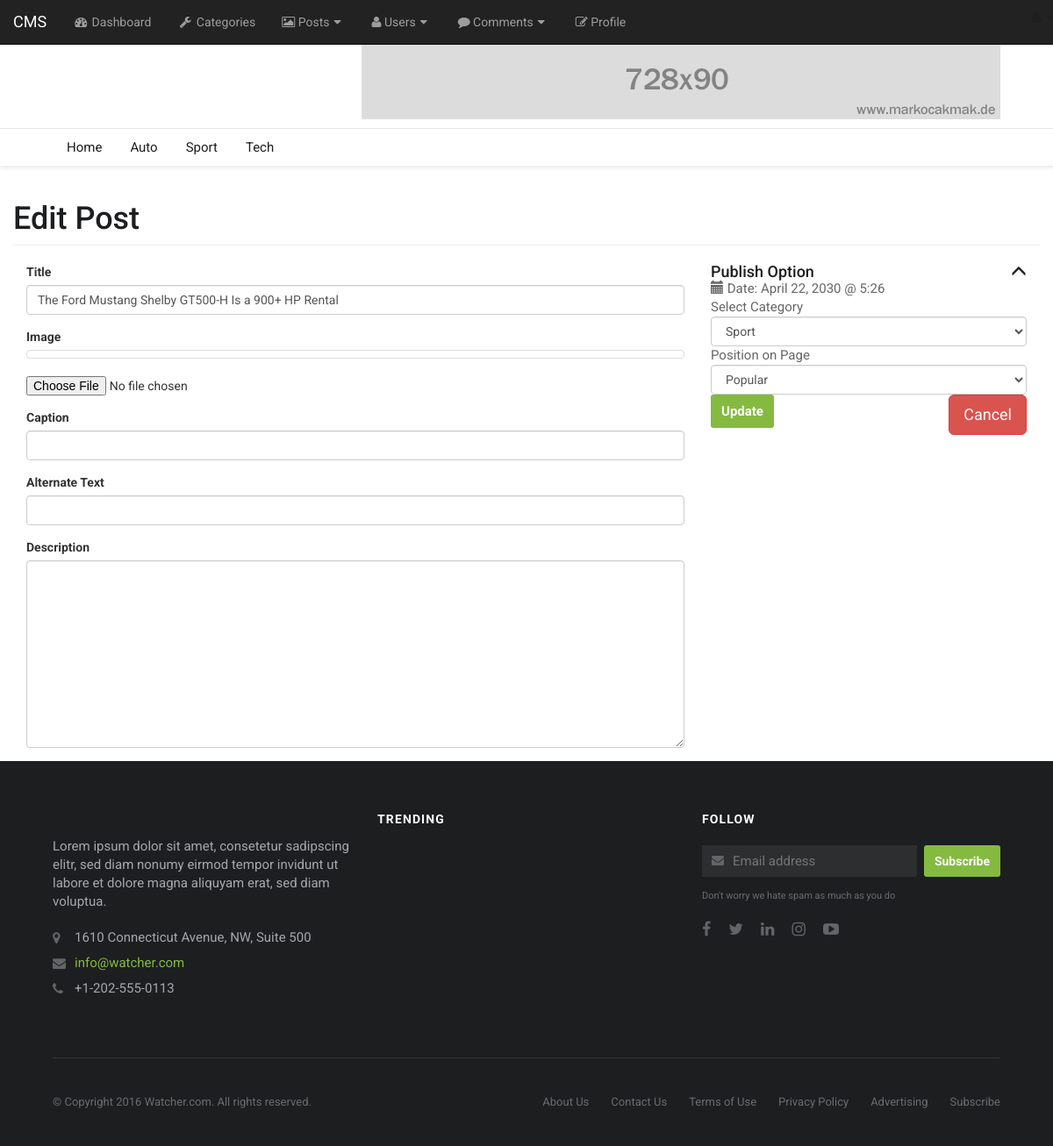
The app's page /CMS/nepotrebni/edit_photo.php?id=417 with its own data.
### tables this page shows
CREATE TABLE `category` (
  `id` int(11) NOT NULL,
  `cat_title` varchar(255) NOT NULL
);

CREATE TABLE `posts` (
  `id` int(11) NOT NULL,
  `category_id` int(11) NOT NULL,
  `title` varchar(255) NOT NULL,
  `Introductory_text` varchar(255) NOT NULL,
  `main_text` text NOT NULL,
  `image` varchar(255) NOT NULL DEFAULT 'default.jpg',
  `paragraph` varchar(255) NOT NULL,
  `type` varchar(255) NOT NULL,
  `size` int(11) NOT NULL,
  `priority` varchar(255) NOT NULL,
  `date` varchar(255) NOT NULL
);

### 1)Database_and_Classes/database.php (called while the page is built, shortened)
<?php
class Database {
public $connection;
public function open_db_connection() {
$this->connection = new mysqli(DB_HOST, DB_USER, DB_PASS, DB_NAME);
}
public function query($sql) {
$result = $this->connection->query($sql);
return $result;
}
}
$database = new Database();
?>

### 1)Database_and_Classes/db_object.php (called while the page is built, shortened)
<?php
class Db_object {
public static function find_all() {
return static::find_by_query("SELECT * FROM " . static::$db_table . " ");
}
public static function find_by_id($id) {
$the_resault_array = static::find_by_query("SELECT * FROM " . static::$db_table . " WHERE id= $id LIMIT 1");
return !empty($the_resault_array) ? array_shift($the_resault_array) : false;
}
public static function find_by_query($sql) {
global $database;
$result_set = $database->query($sql);
$the_object_array = array();
while($row = mysqli_fetch_array($result_set)) {
$the_object_array[] = static::instantation($row);
}
return $the_object_array;
}
public static function instantation($the_record) {
$the_object_user = new $calling_class;
foreach ($the_record as $the_attribute => $value) {
if($the_object_user->has_the_attribute($the_attribute)) {
$the_object_user->$the_attribute = $value;
}
}
return $the_object_user;
}
private function has_the_attribute($the_attribute) {
$object_properties = get_object_vars($this);
return array_key_exists($the_attribute, $object_properties);
}
}
?>

### 1)Database_and_Classes/post.php (called while the page is built, shortened)
<?php
class Post extends Db_object {
public static function posts_in_category($category) {
return static::find_by_query("SELECT * FROM posts WHERE category_id = '" . $category . "'" . "order by length(priority), priority");
}
}
?>

### 1)Database_and_Classes/session.php (called while the page is built, shortened)
<?php
class Session {
private $signed_in       = false;
public function is_signed_in() {
return $this->signed_in;
}
private function check_login() {
if(isset($_SESSION['user_id'])) {
$this->user_id = $_SESSION['user_id'];
$this->signed_in = true;
} else {
$this->signed_in = false;
}
}
}
$session = new Session;
?>

### CMS/nepotrebni/edit_photo.php (the view, shortened to what this page needs)
<?php include("includes/header.php"); ?>
<?php
$post = Post::find_by_id($_GET['id']);
?>
<nav class="navbar navbar-inverse navbar-fixed-top" role="navigation">
<?php
include("includes/top_nav.php");
include("includes/side_nav.php")
?>
</nav>
<div id="page-wrapper">
<div class="container-fluid">
<div class="row">
<div class="col-lg-12">
<h1 class="page-header">Edit Post</h1>
<form action="" method="post" enctype="multipart/form-data">
<div class="col-md-8">
<label for="title" >Title</label>
<div class="form-group" >
<input type="text" name="title" class="form-control" value="<?php echo $post->title; ?>" placeholder="">
</div>
<div class="form-group" >
<label>Image</label>
<a class="thumbnail" href="#"><img id="output" src="<?php echo $post->picture_path(); ?>" alt="" ></a>
<input  type="file" accept="image/*" name="user_image" onchange="loadFile(event)">
</div>
<div class="form-group" >
<label for="caption" >Caption</label>
<input type="text" name="caption" class="form-control" value="<?php echo $post->caption; ?>" placeholder="">
</div>
<div class="form-group" >
<label for="alternatetext" >Alternate Text</label>
<input type="text" name="alternatetext" value="<?php echo $post->alternate_text ?>" class="form-control" placeholder="">
</div>
<div class="form-group" >
<label for="summernote" >Description</label>
<textarea id="summernote" class="form-control" name="description" id="" cols="30" rows="10" ><?php echo "$post->description "?></textarea>
</div>
</div>
<div class="col-md-4" >
<div  class="photo-info-box">
<div class="info-box-header">
<h4>Publish Option<span id="toggle" class="glyphicon glyphicon-menu-up pull-right"></span>
</h4>
</div>
<div class="inside">
<div class="box-inner">
<p class="text">
<span class="glyphicon glyphicon-calendar"></span> Date: April 22, 2030 @ 5:26
</p>
<p class="text">
Select Category <select class="form-control" ><option>Sport</option></select>
</p>
<p class="text">
Position on Page <select class="form-control" ><option>Popular</option></select>
</p>
</div>
<div class="info-box-footer clearfix">
<div class="info-box-delete pull-left">
<input type="submit" name="update" value="Update" class="btn btn-primary btn-lg">
</div>
<div class="info-box-update pull-right ">
<a  href="posts.php" class="btn btn-danger btn-lg">Cancel</a>
</div>
</div>
</div>
</div>
</div>
</form>
</div>
</div>
</div>
</div>
<?php include("includes/footer.php"); ?>

### includes/header.php (shortened to what this page needs)
<?php
require_once("includes/init.php");
$categories = Category::find_all();
?>
<!doctype html>
<html lang="zxx">
<head>
<link rel="stylesheet" href="css/bootstrap.min.css">
<link href="css/font-awesome/css/font-awesome.min.css" rel="stylesheet">
<link href="css/ts.css" rel="stylesheet">
<link href="js/slick/slick.css" rel="stylesheet">
<link href="js/lity/lity.min.css" rel="stylesheet">
<link href="css/style.css" rel="stylesheet">
</head>
<body>
<?php $breaking_posts = Post::posts_in_category(1); ?>
<div class="wrapper">
<header class="header1 header-megamenu">
<div class="topbar">
<div class="container">
<div class="row">
<div class="col-md-8 col-sm-8 hidden-xs">
<div class="newsfeed">
<span>Breaking:</span>
<div class="news-carousel">
<?php
$i = 0;
foreach($breaking_posts as $post) :
if($i<5) {
?>
<div class="item"><a href="./post_page_01.html"><?php echo $post->title; ?></a></div>
<?php
}
$i++;
endforeach;
?>
</div>
</div>
</div>
<div class="col-md-4 col-sm-4 col-xs-12">
<div class="pull-right account-options">
<?php
if($session->is_signed_in()) {
echo "<a href=''>{$_SESSION['username']}</a>";
} else {
echo "<a href='registration.php'>Sign Up</a>";
}
?>
<span>|</span>
</div>
</div>
</div>
</div>
</div>
<div class="navbar-header padding-vertical-10">
<div class="container">
<div style="padding-bottom:0px;" class="ad-banner pull-right hidden-xs">
<a href="index.php"><img src="images/ads/728x90.jpg" class="img-responsive" alt=""/></a>
</div>
</div>
</div>
<div class="container">
<div id="navbar" class="navbar-collapse collapse">
<ul class="nav navbar-nav">
<li <?php
$url = array_slice(explode('/', $url = $_SERVER['REQUEST_URI']), -1)[0];
if($url == "index.php") {
echo "style='background-color:#ededed;'";
}
?> class="dropdown dropdown-v2">
<a href="index.php">Home</a>
</li>
<?php foreach($categories as $category) : ?>
<li <?php if(isset($_GET['category']) && $category->cat_title == $_GET['category']) { echo "style='background-color:#ededed;'"; } ?> >
<a  href="category.php?c=<?php echo $category->id . "/" . $category->cat_title ; ?>"><?php echo $category->cat_title; ?></a>
</li>
<?php endforeach; ?>
</ul>
</div>
</div>
</header>

### records on screen
category: cat_title "Auto"
category: cat_title "Sport"
category: cat_title "Tech"
posts: title "The Ford Mustang Shelby GT500-H Is a 900+ HP Rental"
